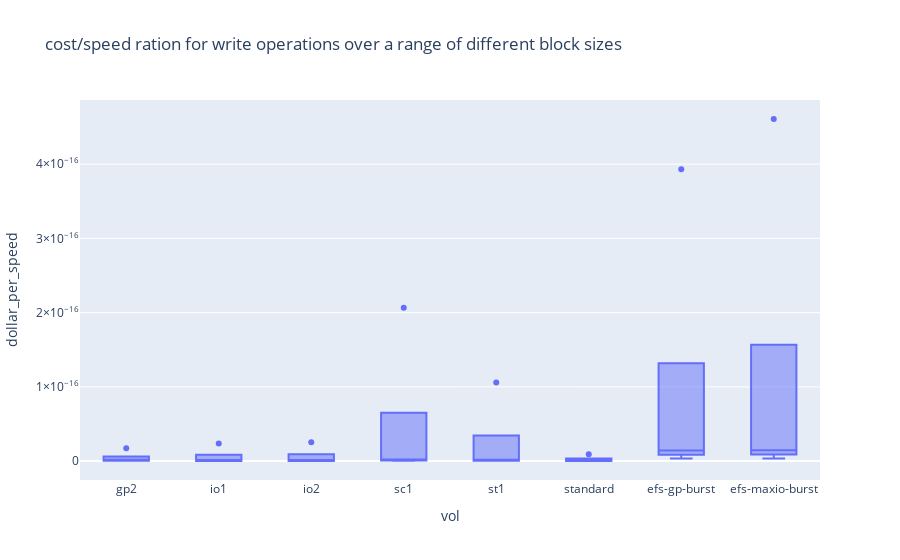
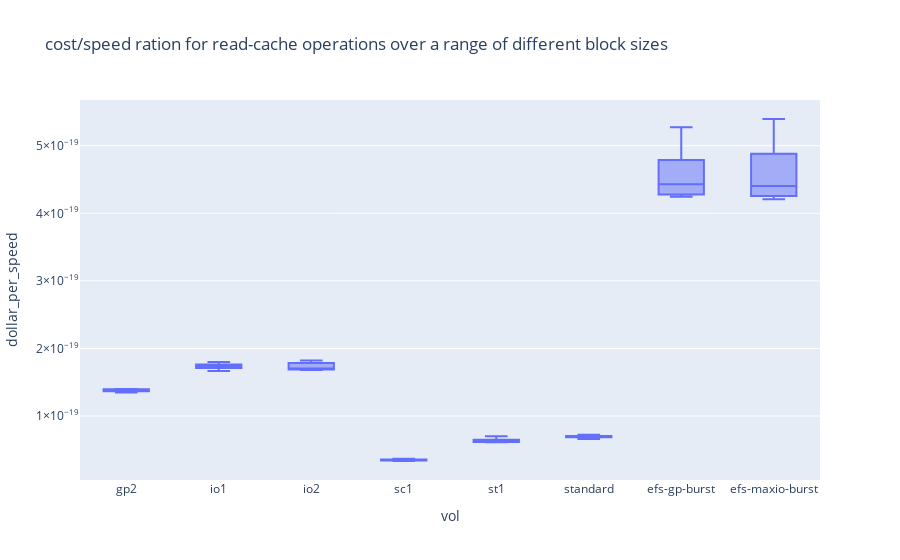
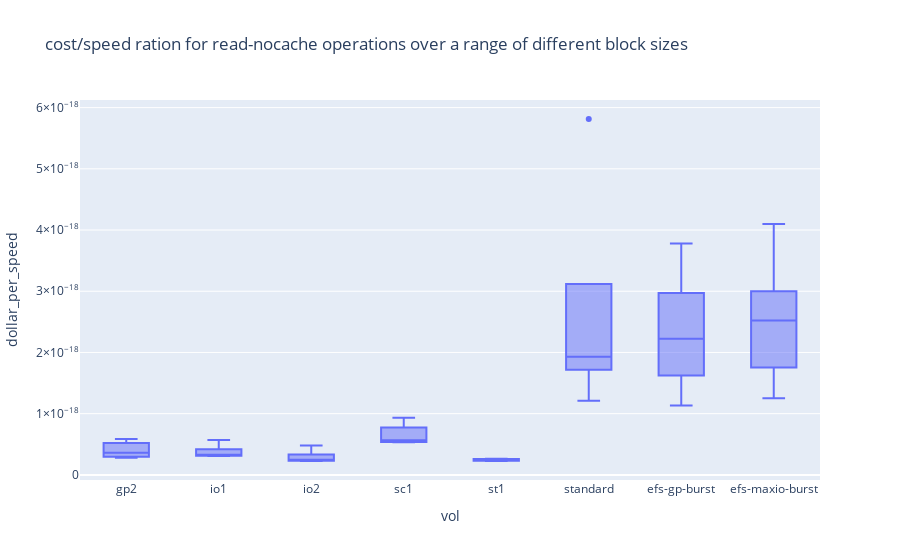

Here is the notebook cell these charts were saved with, in order:
### Code cell
for m in print_data['method'].unique():
    fig = px.box(print_data[print_data['method'] == m], x="vol", y="dollar_per_speed", title=f"cost/speed ration for {m} operations over a range of different block sizes")
    fig.show()
    fig.write_html(f'../datavis/price_data_{m}.html')

### Figure 1 — Plotly figure (JSON) as saved in the notebook; plotly's stock layout.template omitted (floating-point values rounded to 4 significant figures)
{"data": [{"alignmentgroup": "True", "hovertemplate": "vol=%{x}<br>dollar_per_speed=%{y}<extra></extra>", "legendgroup": "", "marker": {"color": "#636efa"}, "name": "", "notched": false, "offsetgroup": "", "orientation": "v", "showlegend": false, "type": "box", "x": ["gp2", "gp2", "gp2", "gp2", "gp2", "io1", "io1", "io1", "io1", "io1", "io2", "io2", "io2", "io2", "io2", "sc1", "sc1", "sc1", "sc1", "sc1", "st1", "st1", "st1", "st1", "st1", "standard", "standard", "standard", "standard", "standard", "efs-gp-burst", "efs-gp-burst", "efs-gp-burst", "efs-gp-burst", "efs-gp-burst", "efs-maxio-burst", "efs-maxio-burst", "efs-maxio-burst", "efs-maxio-burst", "efs-maxio-burst"], "x0": " ", "xaxis": "x", "y": [1.724e-17, 2.674e-18, 6.993e-19, 3.04e-19, 7.407e-19, 2.358e-17, 3.571e-18, 9.398e-19, 2.385e-19, 1.734e-19, 2.551e-17, 3.634e-18, 8.17e-19, 2.042e-19, 1.455e-19, 2.066e-16, 1.786e-17, 2.273e-18, 7.102e-19, 5.882e-19, 1.059e-16, 1.047e-17, 1.32e-18, 4.128e-19, 3.409e-19, 9.259e-18, 1.389e-18, 3.731e-19, 1.582e-19, 1.276e-19, 3.932e-16, 4.478e-17, 1.422e-17, 1.027e-17, 3.371e-18, 4.608e-16, 5.556e-17, 1.456e-17, 1.056e-17, 3.632e-18], "y0": " ", "yaxis": "y"}], "layout": {"boxmode": "group", "legend": {"tracegroupgap": 0}, "title": {"text": "cost/speed ration for write operations over a range of different block sizes"}, "xaxis": {"anchor": "y", "domain": [0, 1], "title": {"text": "vol"}}, "yaxis": {"anchor": "x", "domain": [0, 1], "title": {"text": "dollar_per_speed"}}}}

### Figure 2 — Plotly figure (JSON) as saved in the notebook; plotly's stock layout.template omitted (floating-point values rounded to 4 significant figures)
{"data": [{"alignmentgroup": "True", "hovertemplate": "vol=%{x}<br>dollar_per_speed=%{y}<extra></extra>", "legendgroup": "", "marker": {"color": "#636efa"}, "name": "", "notched": false, "offsetgroup": "", "orientation": "v", "showlegend": false, "type": "box", "x": ["gp2", "gp2", "gp2", "gp2", "gp2", "io1", "io1", "io1", "io1", "io1", "io2", "io2", "io2", "io2", "io2", "sc1", "sc1", "sc1", "sc1", "sc1", "st1", "st1", "st1", "st1", "st1", "standard", "standard", "standard", "standard", "standard", "efs-gp-burst", "efs-gp-burst", "efs-gp-burst", "efs-gp-burst", "efs-gp-burst", "efs-maxio-burst", "efs-maxio-burst", "efs-maxio-burst", "efs-maxio-burst", "efs-maxio-burst"], "x0": " ", "xaxis": "x", "y": [1.374e-19, 1.395e-19, 1.401e-19, 1.377e-19, 1.346e-19, 1.799e-19, 1.751e-19, 1.739e-19, 1.727e-19, 1.664e-19, 1.82e-19, 1.703e-19, 1.771e-19, 1.689e-19, 1.682e-19, 3.676e-20, 3.526e-20, 3.511e-20, 3.444e-20, 3.338e-20, 6.988e-20, 6.338e-20, 6.267e-20, 6.122e-20, 6.139e-20, 7.205e-20, 6.974e-20, 6.993e-20, 6.944e-20, 6.605e-20, 5.272e-19, 4.63e-19, 4.431e-19, 4.292e-19, 4.243e-19, 5.396e-19, 4.71e-19, 4.405e-19, 4.274e-19, 4.208e-19], "y0": " ", "yaxis": "y"}], "layout": {"boxmode": "group", "legend": {"tracegroupgap": 0}, "title": {"text": "cost/speed ration for read-cache operations over a range of different block sizes"}, "xaxis": {"anchor": "y", "domain": [0, 1], "title": {"text": "vol"}}, "yaxis": {"anchor": "x", "domain": [0, 1], "title": {"text": "dollar_per_speed"}}}}

### Figure 3 — Plotly figure (JSON) as saved in the notebook; plotly's stock layout.template omitted (floating-point values rounded to 4 significant figures)
{"data": [{"alignmentgroup": "True", "hovertemplate": "vol=%{x}<br>dollar_per_speed=%{y}<extra></extra>", "legendgroup": "", "marker": {"color": "#636efa"}, "name": "", "notched": false, "offsetgroup": "", "orientation": "v", "showlegend": false, "type": "box", "x": ["gp2", "gp2", "gp2", "gp2", "gp2", "io1", "io1", "io1", "io1", "io1", "io2", "io2", "io2", "io2", "io2", "sc1", "sc1", "sc1", "sc1", "sc1", "st1", "st1", "st1", "st1", "st1", "standard", "standard", "standard", "standard", "standard", "efs-gp-burst", "efs-gp-burst", "efs-gp-burst", "efs-gp-burst", "efs-gp-burst", "efs-maxio-burst", "efs-maxio-burst", "efs-maxio-burst", "efs-maxio-burst", "efs-maxio-burst"], "x0": " ", "xaxis": "x", "y": [4.975e-19, 3.049e-19, 2.786e-19, 3.597e-19, 5.882e-19, 5.682e-19, 3.698e-19, 3.181e-19, 3.125e-19, 3.086e-19, 4.789e-19, 2.854e-19, 2.385e-19, 2.35e-19, 2.269e-19, 9.328e-19, 7.205e-19, 5.643e-19, 5.4e-19, 5.342e-19, 2.308e-19, 2.273e-19, 2.368e-19, 2.571e-19, 2.632e-19, 5.814e-18, 1.211e-18, 2.222e-18, 1.887e-18, 1.931e-18, 3.778e-18, 2.222e-18, 1.132e-18, 1.786e-18, 2.703e-18, 4.098e-18, 2.521e-18, 1.25e-18, 1.923e-18, 2.632e-18], "y0": " ", "yaxis": "y"}], "layout": {"boxmode": "group", "legend": {"tracegroupgap": 0}, "title": {"text": "cost/speed ration for read-nocache operations over a range of different block sizes"}, "xaxis": {"anchor": "y", "domain": [0, 1], "title": {"text": "vol"}}, "yaxis": {"anchor": "x", "domain": [0, 1], "title": {"text": "dollar_per_speed"}}}}
